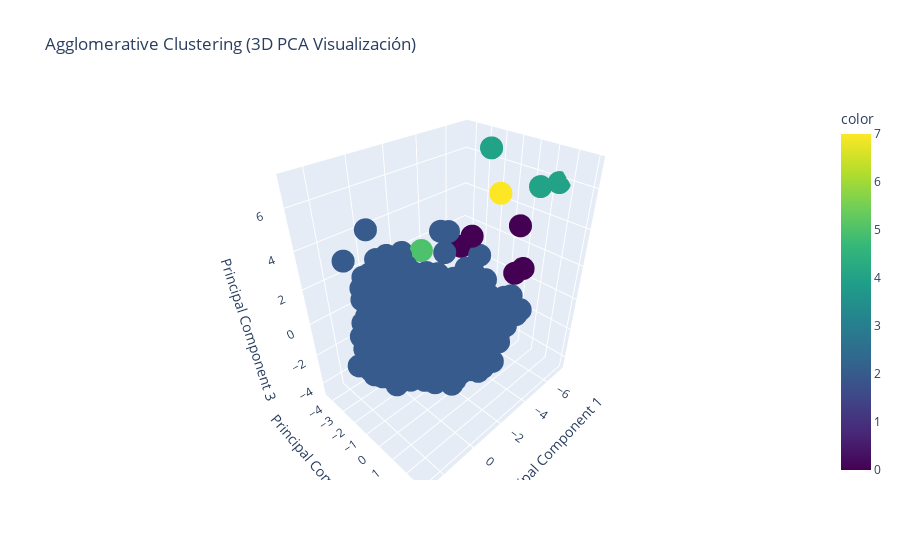

Notebook cell for this chart:
### Markdown cell above
Modelo con linkage = 'single', 8 clusters

### Code cell
ac3_s = AgglomerativeClustering(n_clusters = 8, linkage = 'single') 
labels3_s = ac3_s.fit_predict(X_principal)

# Visualización en 3D con plotly
fig = px.scatter_3d(
    X_pca3, x='P1', y='P2', z='P3', 
    color=labels3_s, 
    title='Agglomerative Clustering (3D PCA Visualización)',
    labels={'P1': 'Principal Component 1', 'P2': 'Principal Component 2', 'P3': 'Principal Component 3'},
    color_continuous_scale='Viridis'
)
fig.show()

# Evaluación del Modelo
sil_score = silhouette_score(X_principal, labels3_s)
davies_bouldin = davies_bouldin_score(X_principal, labels3_s)
print(f'Silhouette Score: {sil_score}')
print(f'Davies-Bouldin Score: {davies_bouldin}')

### Figure 1 — Plotly figure (JSON) as saved in the notebook; plotly's stock layout.template omitted (floating-point values rounded to 4 significant figures; data arrays with more than 128 entries replaced by an {"elided": "..."} marker saying what was removed)
{"data": [{"hovertemplate": "Principal Component 1=%{x}<br>Principal Component 2=%{y}<br>Principal Component 3=%{z}<br>color=%{marker.color}<extra></extra>", "legendgroup": "", "marker": {"color": {"elided": "849 int values"}, "coloraxis": "coloraxis", "symbol": "circle"}, "mode": "markers", "name": "", "scene": "scene", "showlegend": false, "type": "scatter3d", "x": {"elided": "849 float values"}, "y": {"elided": "849 float values"}, "z": {"elided": "849 float values"}}], "layout": {"coloraxis": {"colorbar": {"title": {"text": "color"}}, "colorscale": [[0, "#440154"], [0.1111, "#482878"], [0.2222, "#3e4989"], [0.3333, "#31688e"], [0.4444, "#26828e"], [0.5556, "#1f9e89"], [0.6667, "#35b779"], [0.7778, "#6ece58"], [0.8889, "#b5de2b"], [1, "#fde725"]]}, "legend": {"tracegroupgap": 0}, "scene": {"domain": {"x": [0, 1], "y": [0, 1]}, "xaxis": {"title": {"text": "Principal Component 1"}}, "yaxis": {"title": {"text": "Principal Component 2"}}, "zaxis": {"title": {"text": "Principal Component 3"}}}, "title": {"text": "Agglomerative Clustering (3D PCA Visualización)"}}}
